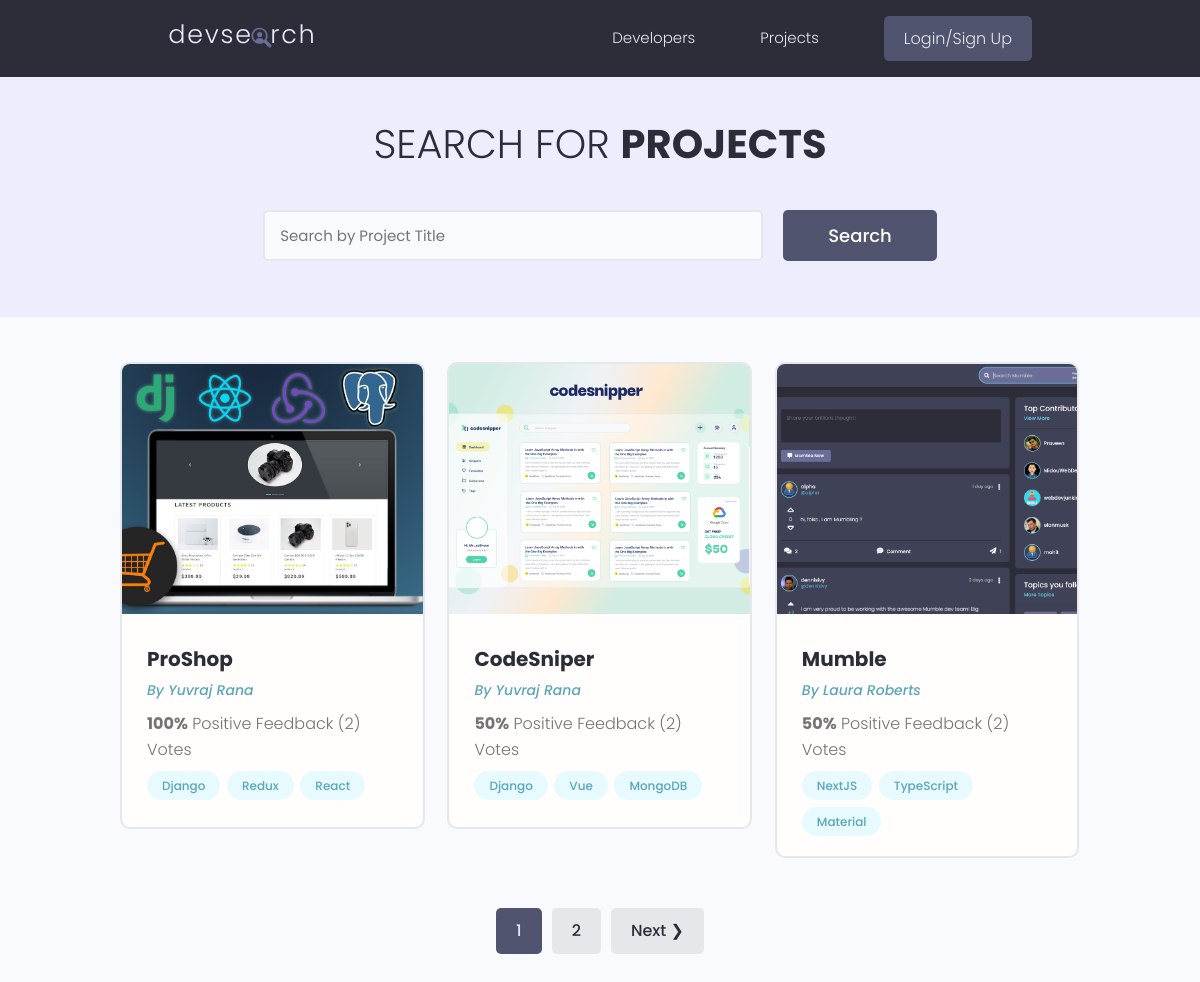
/projects/, run on the app's committed database.
### projects/models.py (models this page shows, shortened)
class Project(models.Model):
    owner = models.ForeignKey(
        Profile, null=True, blank=True, on_delete=models.CASCADE)
    title = models.CharField(max_length=200)
    description = models.TextField(null=True, blank=True)
    featured_image = models.ImageField(
        null=True, blank=True, default="default.jpg")
    demo_link = models.CharField(max_length=2000, null=True, blank=True)
    source_link = models.CharField(max_length=2000, null=True, blank=True)
    tags = models.ManyToManyField('Tag', blank=True)
    vote_total = models.IntegerField(default=0, null=True, blank=True)
    vote_ratio = models.IntegerField(default=0, null=True, blank=True)
    created = models.DateTimeField(auto_now_add=True)
    id = models.UUIDField(default=uuid.uuid4, unique=True,
                          primary_key=True, editable=False)
    class Meta:
        ordering = ['-vote_ratio', '-vote_total', 'title']
    @property
    def imageURL(self):
        try:
            url = self.featured_image.url
        except:
            url = ''
        return url

class Tag(models.Model):
    name = models.CharField(max_length=200)
    created = models.DateTimeField(auto_now_add=True)
    id = models.UUIDField(default=uuid.uuid4, unique=True,
                          primary_key=True, editable=False)
    def __str__(self):
        return self.name

### users/models.py (models this page shows, shortened)
class Profile(models.Model):
    user = models.OneToOneField(
        User, on_delete=models.CASCADE, null=True, blank=True)
    name = models.CharField(max_length=200, blank=True, null=True)
    email = models.EmailField(max_length=500, blank=True, null=True)
    username = models.CharField(max_length=200, blank=True, null=True)
    location = models.CharField(max_length=200, blank=True, null=True)
    short_intro = models.CharField(max_length=200, blank=True, null=True)
    bio = models.TextField(blank=True, null=True)
    profile_image = models.ImageField(
        null=True, blank=True, upload_to='profiles/', default="profiles/user-default.png")
    social_github = models.CharField(max_length=200, blank=True, null=True)
    social_twitter = models.CharField(max_length=200, blank=True, null=True)
    social_linkedin = models.CharField(max_length=200, blank=True, null=True)
    social_youtube = models.CharField(max_length=200, blank=True, null=True)
    social_website = models.CharField(max_length=200, blank=True, null=True)
    created = models.DateTimeField(auto_now_add=True)
    id = models.UUIDField(default=uuid.uuid4, unique=True,
                          primary_key=True, editable=False)
    class Meta:
        ordering = ['created']

### projects/views.py (the view)
# urls.py: path('projects/', include('projects.urls')),
def projects(request):
    projects, search_query = searchProjects(request)
    custom_range, projects = paginateProjects(request, projects, 3)
    context = {'projects': projects,
               'search_query': search_query, 'custom_range': custom_range}
    return render(request, 'projects/projects.html', context)

### projects/utils.py (called while the page is built)
def paginateProjects(request, projects, results):
    page = request.GET.get('page')
    paginator = Paginator(projects, results)
    try:
        projects = paginator.page(page)
    except PageNotAnInteger:
        page = 1
        projects = paginator.page(page)
    except EmptyPage:
        page = paginator.num_pages
        projects = paginator.page(page)
    leftIndex = (int(page) - 4)
    if leftIndex < 1:
        leftIndex = 1
    rightIndex = (int(page) + 5)
    if rightIndex > paginator.num_pages:
        rightIndex = paginator.num_pages + 1
    custom_range = range(leftIndex, rightIndex)
    return custom_range, projects

def searchProjects(request):
    search_query = ''
    if request.GET.get('search_query'):
        search_query = request.GET.get('search_query')
    tags = Tag.objects.filter(name__icontains=search_query)
    projects = Project.objects.distinct().filter(
        Q(title__icontains=search_query) |
        Q(description__icontains=search_query) |
        Q(owner__name__icontains=search_query) |
        Q(tags__in=tags)
    )
    return projects, search_query

### projects/templates/projects/projects.html (shortened to what this page needs)
{% extends 'main.html' %}
{% block content %}
<main class="projects">
    <section class="hero-section text-center">
        <div class="container container--narrow">
            <div class="hero-section__box">
                <h2>Search for <span>Projects</span></h2>
            </div>
            <div class="hero-section__search">
                <form id='searchForm' class="form" action="{% url 'projects' %}" method="get">
                    <div class="form__field">
                        <input class="input input--text" id="formInput#search" type="text" name="search_query"
                            placeholder="Search by Project Title" value="{{search_query}}" />
                    </div>
                    <input class="btn btn--sub btn--lg" type="submit" value="Search" />
                </form>
            </div>
        </div>
    </section>
    <section class="projectsList">
        <div class="container">
            <div class="grid grid--three">
                {% for project in projects %}
                <div class="column">
                    <div class="card project">
                        <a href="{% url 'project' project.id %}" class="project">
                            <img class="project__thumbnail" src="{{project.imageURL}}" alt="project thumbnail" />
                            <div class="card__body">
                                <h3 class="project__title">{{project.title}}</h3>
                                <p><a class="project__author" href="{% url 'user-profile' project.owner.id %}">By
                                        {{project.owner.name}}</a>
                                </p>
                                <p class="project--rating">
                                    <span style="font-weight: bold;">{{project.vote_ratio}}%</span> Positive
                                    Feedback ({{project.vote_total}}) Vote{{project.vote_total|pluralize:"s"}}
                                </p>
                                <div class="project__tags">
                                    {% for tag in project.tags.all %}
                                    <span class="tag tag--pill tag--main">
                                        <small>{{tag}}</small>
                                    </span>
                                    {% endfor %}
                                </div>
                            </div>
                        </a>
                    </div>
                </div>
                {% endfor %}
            </div>
        </div>
    </section>
    {% include 'pagination.html' with queryset=projects custom_range=custom_range %}
</main>
{% endblock %}

### static/styles/app.css (style rules this page uses)
:root { --color-sub: #2d2d39; }
.btn--sub { background-color: var(--color-sub-light); }
.card { border: 2px solid var(--color-light); }
img { width: 100%; }
.hero-section { height: 40vh; display: flex; align-items: center; background-color: var(--color-sub); }
.hero-section__box { margin-bottom: 4rem; }
.hero-section__box > h2, .hero-section__box > h2 > span { font-size: 4rem; color: var(--color-light); line-height: 1.3; text-transform: uppercase; }
.hero-section__box > h2 { font-weight: 300; }
.hero-section__box > h2 > span { font-weight: 700; }
.hero-section__search > .form { display: flex; align-items: center; justify-content: center; gap: 2rem; }
.hero-section__search > .form input.input--text { width: 50rem; }
.project__author { font-size: 1.4rem; font-style: italic; }
.project--rating { margin-bottom: .5em; margin-top: .5em; }
.projects > .hero-section { background: var(--color-sub-lighter); height: 30vh; }
.projects .hero-section__box { margin-bottom: 2.5rem; }
.projects .hero-section__box > h2 { color: var(--color-sub); }
.projects .hero-section__box > h2 > span { font-weight: 700; color: var(--color-sub); }
.projectsList { margin-top: 4rem; }
.project__thumbnail { height: 25rem; object-fit: cover; object-position: top center; }
.project__title { font-size: 2rem; font-weight: 700; color: var(--color-sub); }

### static/uikit/styles/modules/_variables.css (style rules this page uses)
:root { --color-main: #5aa5b9; --color-main-light: #e6faff; --color-sub: #3f4156; --color-sub-light: #51546e; --color-sub-lighter: #ededfd; --color-text: #737373; --color-gray: #8b8b8b; --color-light: #e5e7eb; --color-light-gray: #767676; --color-bg: #f8fafd; --color-white: #fffefd; --color-white-light: #f3f3f3; --color-success: #359e64; --color-success-bg: #def8e8; --color-error: #fc4b0b; --color-error-bg: #fff2ee; --font-base: 'Poppins', arial, helvetica, 'Segoe UI', roboto, ubuntu, sans-serif; --font-monospace: 'Fira Code', 'Courier New', courier, monospace; --font-regular: 300; --font-medium: 500; --font-bold: 700; --generic-shadow: 1px 1px 5px #00000010; --generic-transition: all 0.3s ease-in-out; }

### static/uikit/styles/modules/_base.css (style rules this page uses)
* { margin: 0; padding: 0; box-sizing: border-box; text-rendering: optimizeLegibility; color: inherit; font-size: inherit; }
html { font-size: 50%; }
@media only screen and (min-width: 480px) { html { font-size: 56.25%; } }
@media only screen and (min-width: 1200px) { html { font-size: 62.5%; } }
body { line-height: 1.6; font-weight: 400; font-size: 1.5rem; color: var(--color-text); background-color: var(--color-bg); min-height: 100vh; }

### static/uikit/styles/modules/_typography.css (style rules this page uses)
* { font-family: var(--font-base); }
h2 { font-size: 3.6rem; font-weight: var(--font-bold); }
h3 { font-size: 3.2rem; font-weight: var(--font-medium); }
p, span, strong { font-size: 1.6rem; color: var(--color-text); font-weight: var(--font-regular); }
a { padding-bottom: 2px; text-decoration: none; display: inline-block; color: var(--color-main); font-weight: var(--font-medium); }

### static/uikit/styles/modules/_utilities.css (style rules this page uses)
.container { width: 92%; max-width: 165rem; margin: 0 auto; box-sizing: border-box; }
.container--narrow { width: 92%; max-width: 120rem; }
@media screen and (min-width: 1000px) { .container { width: 90%; } }
@media screen and (min-width: 1000px) { .container--narrow { width: 85%; } }
@media screen and (min-width: 1200px) { .container { width: 80%; } }
@media screen and (min-width: 1200px) { .container--narrow { width: 72%; } }
.text-center { text-align: center; }

### static/uikit/styles/modules/_button.css (style rules this page uses)
.btn { display: inline-block; position: relative; cursor: pointer; background-color: var(--color-light); font-weight: var(--font-medium); color: var(--color-sub); text-decoration: none; padding: 1rem 2rem; border-radius: 0.5rem; border: none; width: -webkit-fit-content; width: -moz-fit-content; width: fit-content; height: -webkit-fit-content; height: -moz-fit-content; height: fit-content; font-size: 1.6rem; outline-width: 0; outline-color: transparent; -webkit-backface-visibility: hidden; backface-visibility: hidden; transition: all 0.3s ease-in-out; }
.btn--sub { background-color: var(--color-sub); color: var(--color-white); }
.btn--lg { font-size: 1.8rem; padding: 1.2rem 4.5rem; }

### static/uikit/styles/modules/_card.css (style rules this page uses)
.card { border-radius: 1rem; background-color: var(--color-white); border: 1.5px solid var(--color-light); width: auto; height: auto; margin-top: 0.5rem; margin-bottom: 0.5rem; overflow: hidden; }
.card__body, .card__header { padding: 2rem 2.5rem; }

### data on the page
Project: imageURL (picture), title "ProShop", owner.name "Yuvraj Rana", vote_ratio "100", vote_total "2"
Tag: name "Django"
Tag: name "Redux"
Tag: name "React"
Project: imageURL (picture), title "CodeSniper", owner.name "Yuvraj Rana", vote_ratio "50", vote_total "2"
Tag: name "Vue"
Tag: name "MongoDB"
Project: imageURL (picture), title "Mumble", owner.name "Laura Roberts", vote_ratio "50", vote_total "2"
Tag: name "NextJS"
Tag: name "TypeScript"
Tag: name "Material"

### other printed values
{{ page }} "1"
{{ page }} "2"
